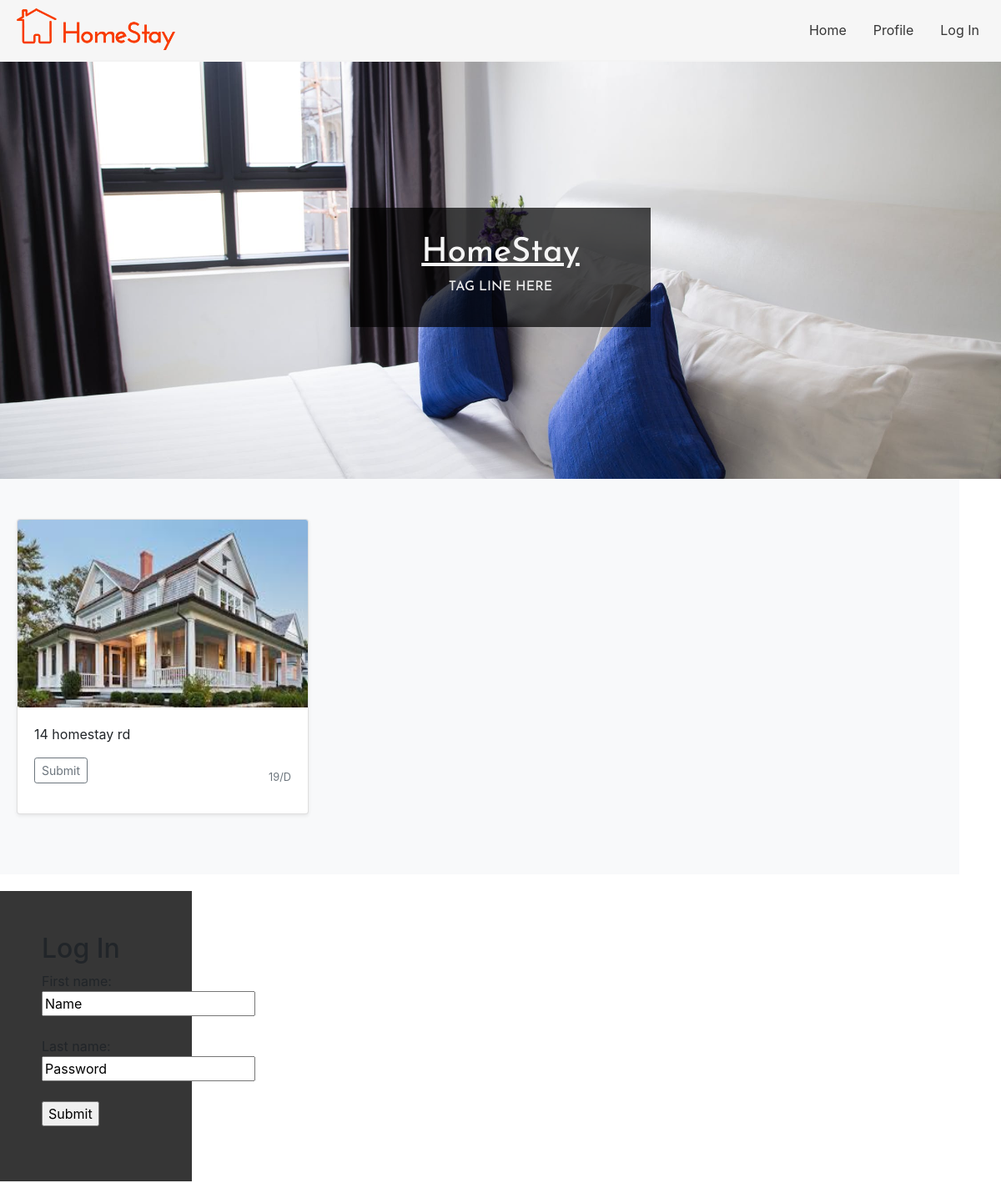
/homestay (upper part), run on an earlier commit of the app's database.
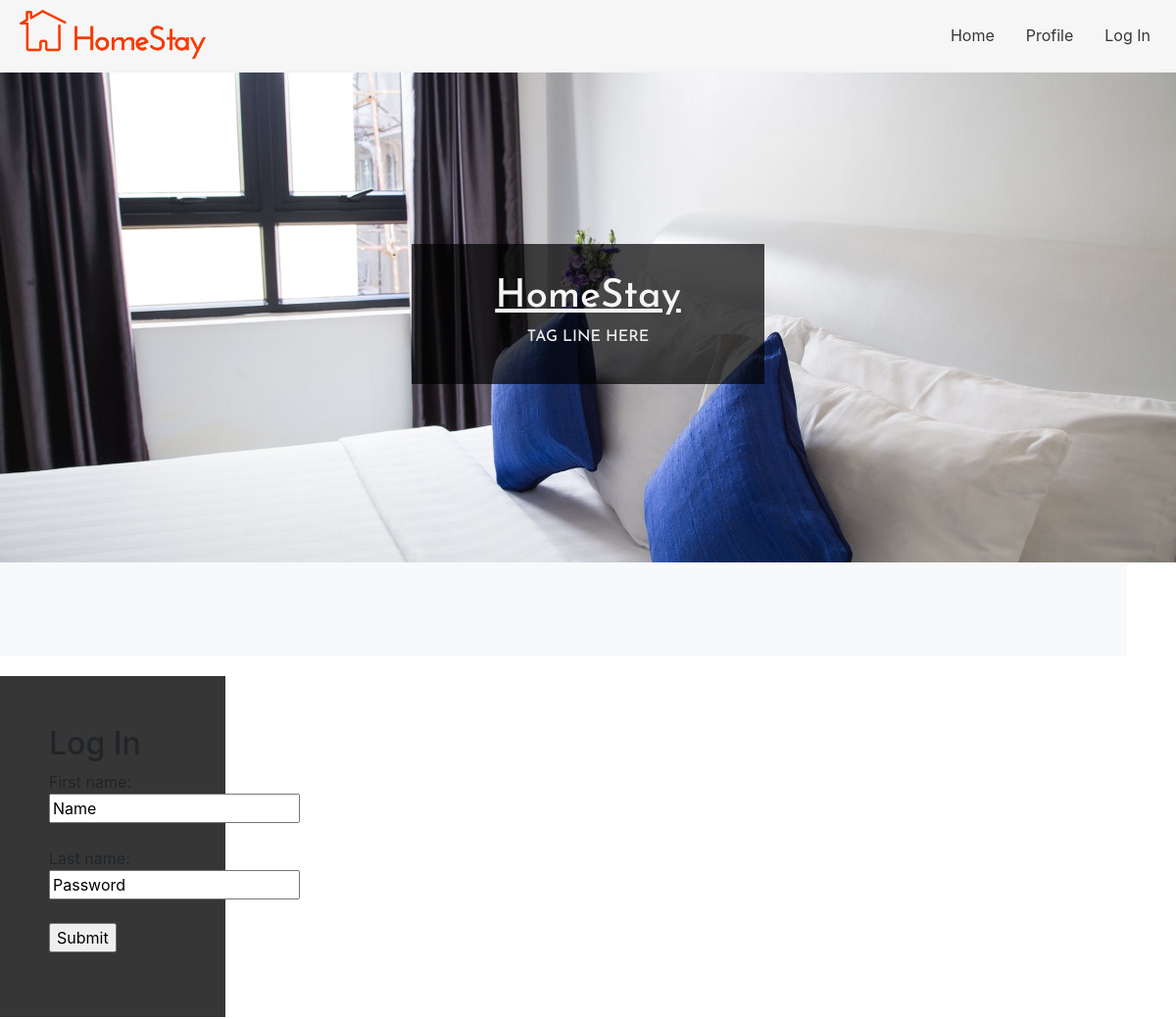
And on a later commit of the database.
### tables this page shows
CREATE TABLE Vacancies (
        vacancyID integer NOT NULL UNIQUE,
        hostID int NOT NULL,
        location varchar(255) NOT NULL,
        description varchar(255),
        rate varchar(255) NOT NULL,
        startDate date NOT NULL,
        endDate date NOT NULL,
        available bit DEFAULT 1,
        curfew varchar(255),
        extraInfo varchar(255),
        images varchar(255),
        PRIMARY KEY (vacancyID),
        FOREIGN KEY (hostID) REFERENCES Host(hostID)
);

### launch.py (the view)
@app.route('/homestay', methods=["POST","GET"])
def  HomePageSlected(name=None):
		try:
			print (session['Type'])
			if session['Type'] == 'Host':
                        	UserType = 'Host'
			else:
                        	UserType = 'Applicant'
		except:
			print ("Not A HOST")
			UserType = "Visitor"
		db= get_db()
		data = db.cursor().execute("SELECT * FROM Vacancies")
		data = list(data.fetchall())
		urlHelper = "homestay/listing/"
		return render_template("index.html",data=data,urlHelper=urlHelper,ut=UserType)

### launch.py (called while the page is built)
def get_db():
  db = getattr(g, 'db', None)
  if db is None:
    db = sqlite3.connect(db_location)
    g.db = db
  return db

@app.teardown_appcontext
def  close_db_connection(exception):
  db = getattr(g, 'db' , None)
  if db is not None:
    db.close()

### templates/index.html (shortened to what this page needs)
<html>
  <head>
    <link rel="stylesheet" href="https://stackpath.bootstrapcdn.com/bootstrap/4.1.3/css/bootstrap.min.css">
    <link href="../static/css/styles.css" type="text/css" rel="stylesheet">
  </head>
  <body>
    <nav>
        <ul>
          <a href="../../../../../homestay"><img src="../static/images/logo.jpg" style="height: 50px; padding-left: 10px; padding-right:10px;"/></a>
          <li><a href="../../../../../homestay/login">Log In</a></li>
          <li><a href="../../../../../homestay/profile">Profile</a></li>
          <li><a href="../../../../../homestay">Home</a></li>
        </ul>
    </nav>
    <div id= "header">
      <div id="header-text">
        <h1>HomeStay</h1>
        <h3>Tag line here</h3>
    </div>
    </div>
    <main>
      <div id="main-content">
        <div class="album py-5 bg-light">
           <div class="container">
              <div class="row">
              	{% for Vacancies in data %}
                    <div class="col-md-4">
                        <div class="card mb-4 shadow-sm">
                           <img class="card-img-top" data-src="holder.js/100px225?theme=thumb&amp;bg=55595c&amp;fg=eceeef&amp;text=Thumbnail" alt="Thumbnail [100%x225]" style="height: 225px; width: 100%; display: block;" src={{"static/uploads/" +Vacancies[10]}} data-holder-rendered="true">
                           <div class="card-body">
                                <p class="card-text" name="location" value={{Vacancies[2]}} >{{Vacancies[2]}} </p>
                                 <div class="d-flex justify-content-between align-items-center">
                                   <div class="btn-group">
                                        <form action={{urlHelper + Vacancies[0]|string}}>
                                           <input type="submit" class="btn btn-sm btn-outline-secondary" value"View"/>
                                        </form>
                                   </div>
                                   <small class="text-muted">{{Vacancies[4]}}</small>
                                </div>
                           </div>
                        </div>
                    </div>
                {% endfor %}
              </div>
           </div>
        </div>
	<aside>
            <h2>Log In</h2>
            <form action="/.php">
            First name:<br>
            <input type="text" name="firstname" value="Name">
            <br><br>
            Last name:<br>
            <input type="text" name="lastname" value="Password">
            <br><br>
            <input type="submit" value="Submit">
          </form>
        </aside>
      </div>
    </main>
  </body>
</html>

### static/css/styles.css (style rules this page uses)
body { margin: 0px; overflow-y: scroll; }
main { padding-left: : 50px; padding-right: 50px; padding-bottom: 200px; position: inherit; }
aside { padding: 50px; margin-top: 20px; margin-bottom: 20px; width: 20%; background-color: rgb(54,54,54); }
#header { width:100%; height: 500px; background-image: url("../images/bedroom_banner.jpg"); background-size: cover; background-position: center; top: 0px; }
#header-text { margin: auto; position: relative; text-align: center; vertical-align: middle; font-family: 'Josefin Sans', sans-serif; padding:30px; top:175px; background-color: rgb(0,0,0,0.7); width: 30%; }
#header-text h1 { color: rgb(245,245,245); text-decoration: underline; }
#header-text h3 { text-transform: uppercase; font-size: 16px; color: rgb(235, 235,235); }
nav { position: sticky; top: 0; vertical-align: middle; background-color: rgb(246,246,246,0.9); padding: 10px; border-bottom: #f3f3f3 solid 2px; z-index: 99; }
nav ul { list-style-type: none; margin: 0; padding: 0; overflow: hidden; }
nav li { float:right; }
nav li a { display: block; color: rgb(54,54,54); text-align: center; padding: 14px 16px; text-decoration: none; transition: 1.5s; }

What changed in the data, as far as the page shows it:
removed Vacancies: images (picture), location "14 homestay rd", rate "19/D"
